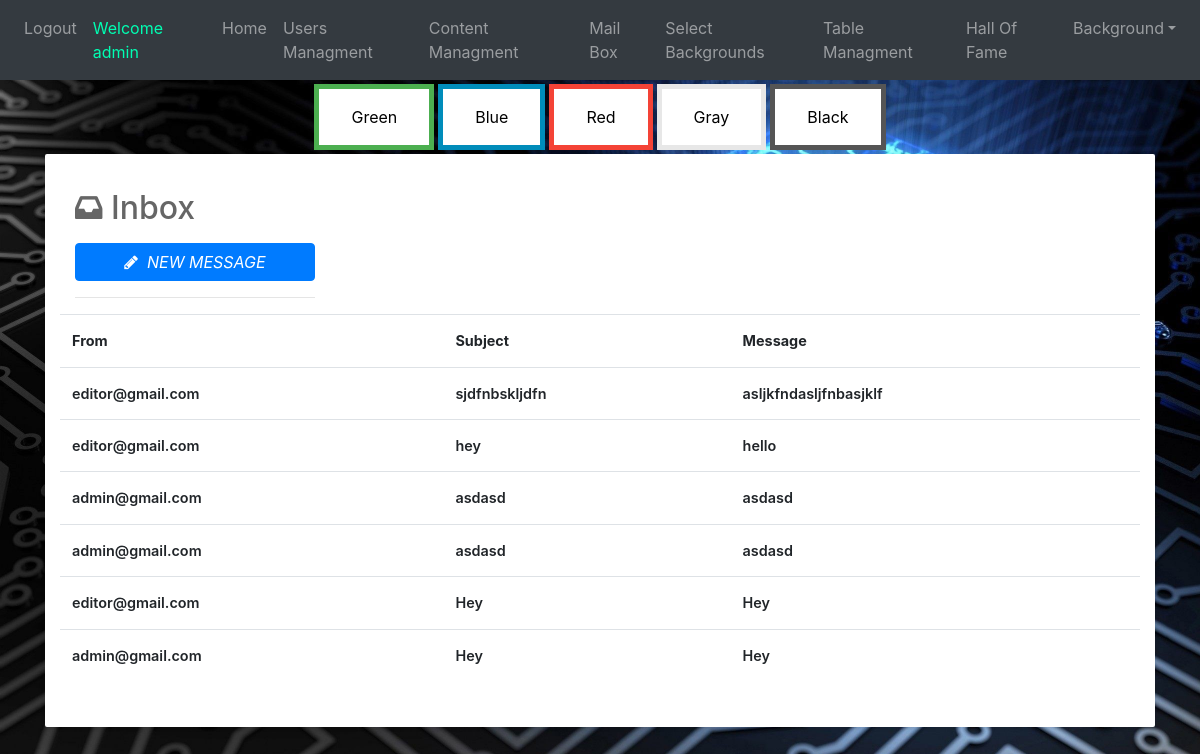
Before: /mailBox (signed in) with the older database file.
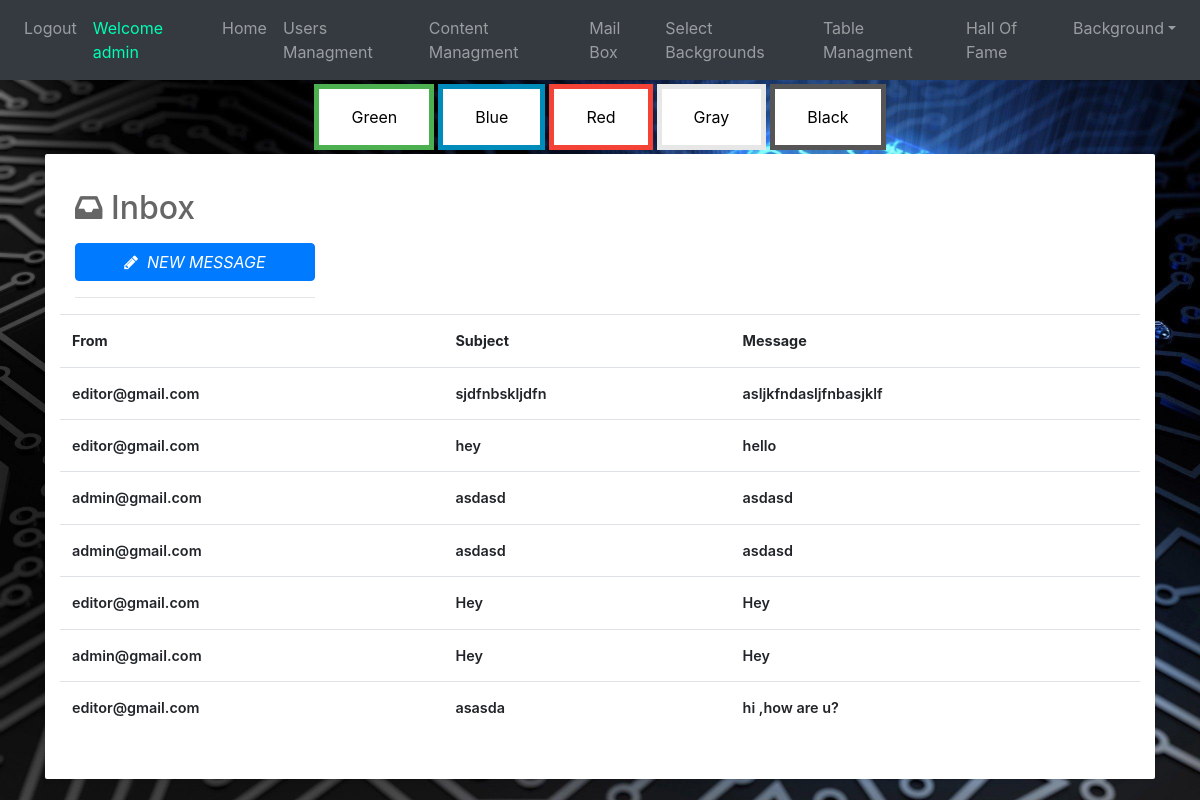
After: the same page with the newer database file.
### website/models.py (models this page shows)
class MailBox(db.Model):
    id = db.Column(db.Integer, primary_key=True)
    From = db.Column(db.String(150))
    to = db.Column(db.String(150))
    message = db.Column(db.String(1000))
    subject = db.Column(db.String(150))

### website/views.py (the view, shortened to what this page needs)
@views.route('/mailBox',methods=['GET', 'POST'])
@login_required
def mailBox():
    back=Background.query.all()
    mail = MailBox.query.filter_by(to = str(current_user.email))
    return render_template("mailBox.html", user=current_user, mails=mail,background=back)

### website/__init__.py (called while the page is built)
def create_app():
    app = Flask(__name__)
    app.config['SECRET_KEY'] = 'hjshjhdjah kjshkjdhjs'
    app.config['SQLALCHEMY_DATABASE_URI'] = f'sqlite:///{DB_NAME}'
    db.init_app(app)
    from .views import views
    from .auth import auth
    app.register_blueprint(auth, url_prefix='/')
    app.register_blueprint(views, url_prefix='/')
    from .models import User
    create_database(app)
    login_manager = LoginManager()
    login_manager.login_view = 'auth.login'
    login_manager.init_app(app)
    @login_manager.user_loader
    def load_user(id):
        return User.query.get(int(id))
    return app

### website/templates/mailBox.html (shortened to what this page needs)
{% extends "base.html" %} {% block title %} mailBox {% endblock %} {% block content
%}
<!DOCTYPE html>
<html lang="en">
<head>
    <link href="https://maxcdn.bootstrapcdn.com/font-awesome/4.3.0/css/font-awesome.min.css" rel="stylesheet">
    <link rel="stylesheet" href="https://stackpath.bootstrapcdn.com/bootstrap/4.5.0/css/bootstrap.min.css">
    <link rel="stylesheet" href="https://maxcdn.bootstrapcdn.com/font-awesome/4.7.0/css/font-awesome.min.css">
</head>
<body>
    <div class="container">
        <div class="row">
            <div class="col-md-12">
                <div class="grid email">
                    <div class="grid-body">
                        <div class="row">
                            <div class="col-md-3">
                                <h2 class="grid-title"><i class="fa fa-inbox"></i> Inbox</h2>
                                <a class="btn btn-block btn-primary" data-toggle="modal" data-target="#compose-modal"><i
                                        class="fa fa-pencil" style="color:white;"></i>&nbsp;&nbsp;<i
                                        style="color: white;">NEW MESSAGE</i></a>
                                <hr>
                            </div>
                            <div class="table-responsive">
                                <table class="table">
                                    <tbody>
                                        <tr>
                                            <th>
                                                From
                                            </th>
                                            <th>
                                                Subject
                                            </th>
                                            <th>
                                                Message
                                            </th>
                                        </tr>
                                        {%for mail in mails%}
                                        <tr>
                                            <td class="name">
                                                {{mail.From}}
                                            </td>
                                            <td class="subject">
                                                {{mail.subject}}
                                            </td>
                                            <td class="message">
                                                {{mail.message}}
                                            </td>
                                        </tr>
                                        {%endfor%}
                                    </tbody>
                                </table>
                            </div>
                        </div>
                    </div>
                </div>
            </div>
        </div>
    </div>
    </div>
</body>
</html>
{% endblock %}

Changed rows visible on the page:
added MailBox: From "editor@gmail.com", subject "asasda", message "hi ,how are u?"
